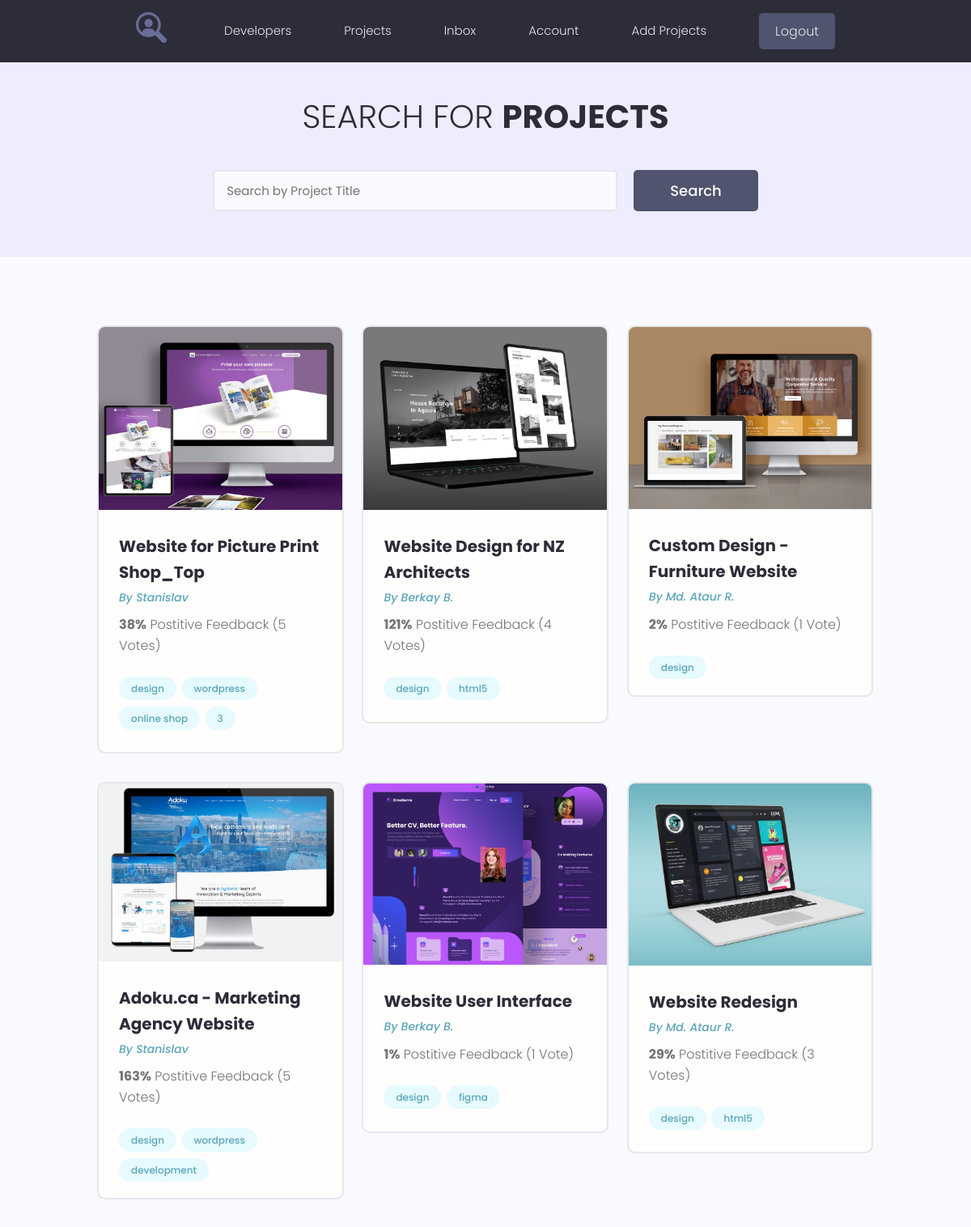
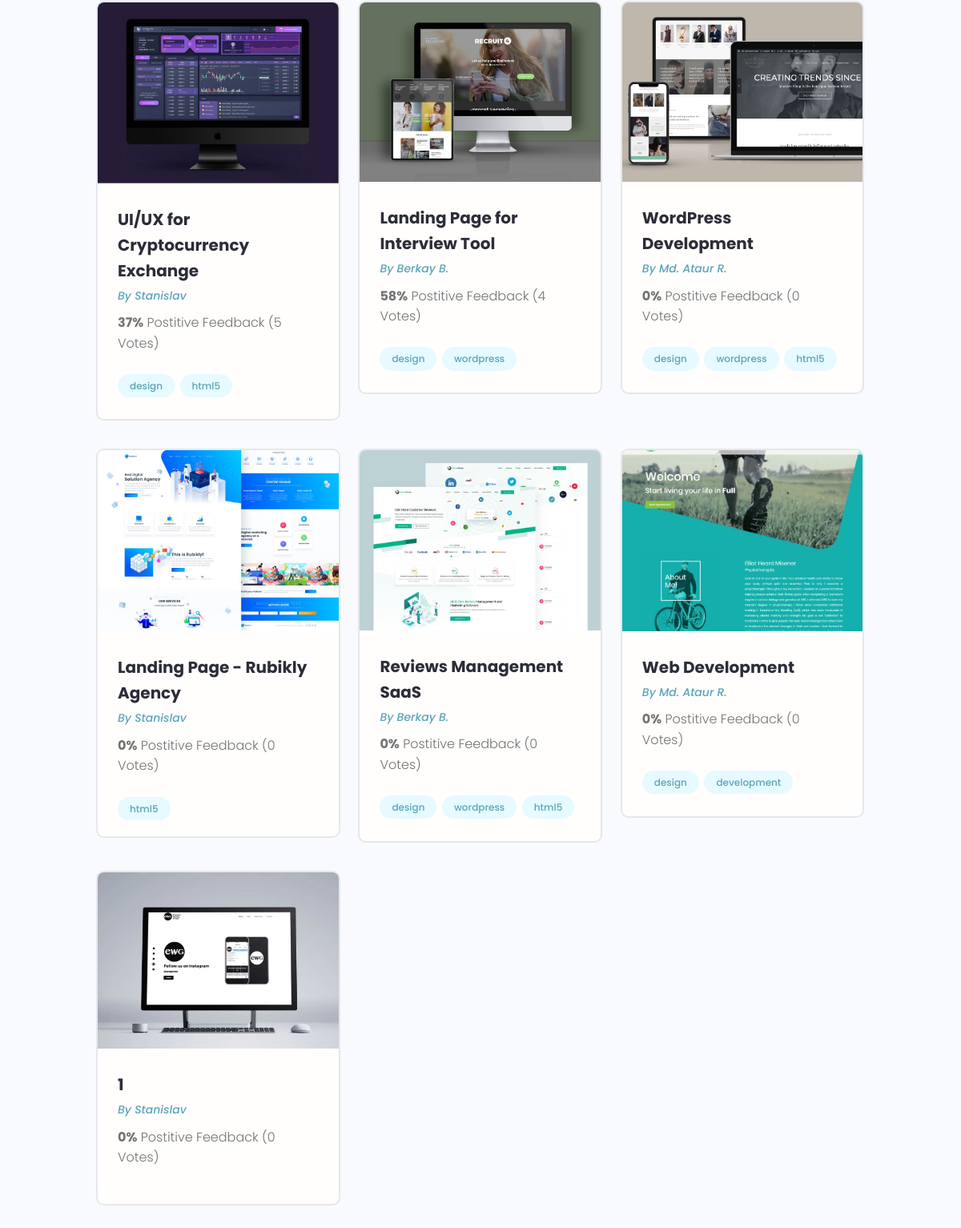
Page /projects/ (signed in) on the committed database (2 pictures, top to bottom).
### projects/models.py (models this page shows, shortened)
class Project(models.Model):
    owner = models.ForeignKey(Profile, on_delete=models.SET_NULL, null=True, blank=True)
    title = models.CharField(max_length=200) # Название самого какого то проекта
    description = models.TextField(null=True, blank=True) # Поле по больше(Пустое поле, по умолчанию null)
    featured_image = models.ImageField(null=True, blank=True, upload_to='projects/%Y/%m/%d/', default='default.jpg') # Поле для изображения, поле будет заполняться динамически. upload_to - указывает по какому пути будет загружаться изображение. default='default.jpg' не указываем путь к папке, значит она должна лежать в медиа.
    demo_link = models.CharField(max_length=2000, null=True, blank=True) # будет два перехода
    source_link = models.CharField(max_length=2000, null=True, blank=True)
    tags = models.ManyToManyField('Tag', blank=True)
    vote_total = models.IntegerField(default=0, null=True, blank=True) # для подсчёта кол-ва процентов
    vote_ratio = models.IntegerField(default=0, null=True, blank=True) # для подсчёта кол-ва
    created = models.DateTimeField(auto_now_add=True)  # Дата создания какого-то проекта.

class Tag(models.Model):
    name = models.CharField(max_length=200)
    created = models.DateTimeField(auto_now_add=True) # Дата создания тега
    def __str__(self):
        return self.name

### users/models.py (models this page shows, shortened)
class Profile(models.Model):
    user = models.OneToOneField(User, on_delete=models.CASCADE, null=True, blank=True)  # Один профиль пользователя может быть связан с одним зарегистрированным пользователем, у которого могут быть проекты и т.д. Что бы одна регистрационная учётка соответствовала одному профилю пользователя.
    name = models.CharField(max_length=200, blank=True, null=True)
    email = models.EmailField(max_length=500, blank=True, null=True)  # что бы у него проходила валидация от самого django
    username = models.CharField(max_length=200, blank=True, null=True)
    short_info = models.CharField(max_length=200, blank=True, null=True)  # краткое описание
    bio = models.TextField(blank=True, null=True)
    profile_image = models.ImageField(blank=True, null=True, upload_to='profiles/', default='profiles/user-default.png')
    social_github = models.CharField(max_length=200, blank=True, null=True)
    social_youtube = models.CharField(max_length=200, blank=True, null=True)
    social_website = models.CharField(max_length=200, blank=True, null=True)
    created = models.DateTimeField(auto_now_add=True)

### projects/views.py (the view)
# urls.py: path('projects/', include('projects.urls')),  # подключаем документ по пути, делаем главную страницу index.html
def projects(request):
    pr = Project.objects.all()
    context = {'projects': pr}
    return render(request, 'projects/projects.html', context)

### projects/templates/projects/projects.html (shortened to what this page needs)
{% extends 'projects/base.html' %}
{% block content %}
<main class="projects">
    <section class="hero-section text-center">
        <div class="container container--narrow">
            <div class="hero-section__box">
                <h2>Search for <span>Projects</span></h2>
            </div>
            <div class="hero-section__search">
                <form class="form" action="#" method="get">
                    <div class="form__field">
                        <input class="input input--text" id="formInput#search" type="text" name="text"
                               placeholder="Search by Project Title"/>
                    </div>
                    <input class="btn btn--sub btn--lg" type="submit" value="Search"/>
                </form>
            </div>
        </div>
    </section>
    <section class="projectsList">
        <div class="container">
            <div class="grid grid--three">
                {% for project in projects %}
                <div class="column">
                    <div class="card project">
                        <a href="{% url 'project' project.id %}" class="project">
                            <img class="project__thumbnail" src="{{ project.featured_image.url }}" alt="project thumbnail">
                            <div class="card__body">
                                <h3 class="project__title">{{ project.title }}</h3>
                                <p><a class="project__author" href="{% url 'user_profile' project.owner.id %}">By {{ project.owner.name }}</a></p>
                                <p class="project--rating">
                                    <span style="font-weight: bold;">{{ project.vote_total }}%</span> Postitive
                                    Feedback ({{ project.vote_ratio }} Vote{{ project.vote_ratio|pluralize:'s' }})
                                </p>
                                <div class="project__tags">
                                    {% for tag in project.tags.all %}
                                    <span class="tag tag--pill tag--main">
                                        <small>{{ tag }}</small>
                                    </span>
                                    {%endfor%}
                                </div>
                            </div>
                        </a>
                    </div>
                </div>
                {% endfor %}
            </div>
        </div>
    </section>
</main>
{% endblock %}

### projects/static/styles/app.css (style rules this page uses)
:root { --color-sub: #2d2d39; }
.btn--sub { background-color: var(--color-sub-light); }
.card { border: 2px solid var(--color-light); }
img { width: 100%; }
.hero-section { height: 40vh; display: flex; align-items: center; background-color: var(--color-sub); }
.hero-section__box { margin-bottom: 4rem; }
.hero-section__box > h2, .hero-section__box > h2 > span { font-size: 4rem; color: var(--color-light); line-height: 1.3; text-transform: uppercase; }
.hero-section__box > h2 { font-weight: 300; }
.hero-section__box > h2 > span { font-weight: 700; }
.hero-section__search > .form { display: flex; align-items: center; justify-content: center; gap: 2rem; }
.hero-section__search > .form input.input--text { width: 50rem; }
.project__author { font-size: 1.4rem; font-style: italic; }
.project--rating { margin-bottom: 1.6em; margin-top: .5em; }
.projects > .hero-section { background: var(--color-sub-lighter); height: 30vh; }
.projects .hero-section__box { margin-bottom: 2.5rem; }
.projects .hero-section__box > h2 { color: var(--color-sub); }
.projects .hero-section__box > h2 > span { font-weight: 700; color: var(--color-sub); }
.projectsList { margin-top: 8rem; }
.project__thumbnail { object-fit: cover; object-position: top center; width: 100%; }
.project__title { font-size: 2rem; font-weight: 700; color: var(--color-sub); }

### projects/static/uikit/styles/modules/_variables.css (style rules this page uses)
:root { --color-main: #5aa5b9; --color-main-light: #e6faff; --color-sub: #3f4156; --color-sub-light: #51546e; --color-sub-lighter: #ededfd; --color-text: #737373; --color-gray: #8b8b8b; --color-light: #e5e7eb; --color-light-gray: #767676; --color-bg: #f8fafd; --color-white: #fffefd; --color-white-light: #f3f3f3; --color-success: #359e64; --color-success-bg: #def8e8; --color-error: #fc4b0b; --color-error-bg: #fff2ee; --font-base: 'Poppins', arial, helvetica, 'Segoe UI', roboto, ubuntu, sans-serif; --font-monospace: 'Fira Code', 'Courier New', courier, monospace; --font-regular: 300; --font-medium: 500; --font-bold: 700; --generic-shadow: 1px 1px 5px #00000010; --generic-transition: all 0.3s ease-in-out; }

### projects/static/uikit/styles/modules/_base.css (style rules this page uses)
* { margin: 0; padding: 0; box-sizing: border-box; text-rendering: optimizeLegibility; color: inherit; font-size: inherit; }
html { font-size: 50%; }
@media only screen and (min-width: 480px) { html { font-size: 56.25%; } }
@media only screen and (min-width: 1200px) { html { font-size: 62.5%; } }
body { line-height: 1.6; font-weight: 400; font-size: 1.5rem; color: var(--color-text); background-color: var(--color-bg); min-height: 100vh; }

### projects/static/uikit/styles/modules/_typography.css (style rules this page uses)
* { font-family: var(--font-base); }
h2 { font-size: 3.6rem; font-weight: var(--font-bold); }
h3 { font-size: 3.2rem; font-weight: var(--font-medium); }
p, span, strong { font-size: 1.6rem; color: var(--color-text); font-weight: var(--font-regular); }
a { padding-bottom: 2px; text-decoration: none; display: inline-block; color: var(--color-main); font-weight: var(--font-medium); }

### projects/static/uikit/styles/modules/_utilities.css (style rules this page uses)
.container { width: 92%; max-width: 165rem; margin: 0 auto; box-sizing: border-box; }
.container--narrow { width: 92%; max-width: 120rem; }
@media screen and (min-width: 1000px) { .container { width: 90%; } }
@media screen and (min-width: 1000px) { .container--narrow { width: 85%; } }
@media screen and (min-width: 1200px) { .container { width: 80%; } }
@media screen and (min-width: 1200px) { .container--narrow { width: 72%; } }
.text-center { text-align: center; }

### projects/static/uikit/styles/modules/_button.css (style rules this page uses)
.btn { display: inline-block; position: relative; cursor: pointer; background-color: var(--color-light); font-weight: var(--font-medium); color: var(--color-sub); text-decoration: none; padding: 1rem 2rem; border-radius: 0.5rem; border: none; width: -webkit-fit-content; width: -moz-fit-content; width: fit-content; height: -webkit-fit-content; height: -moz-fit-content; height: fit-content; font-size: 1.6rem; outline-width: 0; outline-color: transparent; -webkit-backface-visibility: hidden; backface-visibility: hidden; transition: all 0.3s ease-in-out; }
.btn--sub { background-color: var(--color-sub); color: var(--color-white); }
.btn--lg { font-size: 1.8rem; padding: 1.2rem 4.5rem; }

### projects/static/uikit/styles/modules/_card.css (style rules this page uses)
.card { border-radius: 1rem; background-color: var(--color-white); border: 1.5px solid var(--color-light); width: auto; height: auto; margin-top: 0.5rem; margin-bottom: 0.5rem; overflow: hidden; }
.card__body, .card__header { padding: 2rem 2.5rem; }

### rows in the picture
Project: featured_image (picture), title "Website for Picture Print Shop_Top", owner.name "Stanislav", vote_total "38", vote_ratio "5"
Tag: name "design"
Tag: name "wordpress"
Tag: name "online shop"
Tag: name "3"
Project: featured_image (picture), title "Website Design for NZ Architects", owner.name "Berkay B.", vote_total "121", vote_ratio "4"
Tag: name "html5"
Project: featured_image (picture), title "Custom Design - Furniture Website", owner.name "Md. Ataur R.", vote_total "2", vote_ratio "1"
Project: featured_image (picture), title "Adoku.ca - Marketing Agency Website", owner.name "Stanislav", vote_total "163", vote_ratio "5"
Tag: name "development"
Project: featured_image (picture), title "Website User Interface", owner.name "Berkay B.", vote_total "1", vote_ratio "1"
Tag: name "figma"
Project: featured_image (picture), title "Website Redesign", owner.name "Md. Ataur R.", vote_total "29", vote_ratio "3"
Project: featured_image (picture), title "UI/UX for Cryptocurrency Exchange", owner.name "Stanislav", vote_total "37", vote_ratio "5"
Project: featured_image (picture), title "Landing Page for Interview Tool", owner.name "Berkay B.", vote_total "58", vote_ratio "4"
Project: featured_image (picture), title "WordPress Development", owner.name "Md. Ataur R.", vote_total "0", vote_ratio "0"
Project: featured_image (picture), title "Landing Page - Rubikly Agency", owner.name "Stanislav", vote_total "0", vote_ratio "0"
Project: featured_image (picture), title "Reviews Management SaaS", owner.name "Berkay B.", vote_total "0", vote_ratio "0"
Project: featured_image (picture), title "Web Development", owner.name "Md. Ataur R.", vote_total "0", vote_ratio "0"
Project: featured_image (placeholder picture), title "1", owner.name "Stanislav", vote_total "0", vote_ratio "0"
